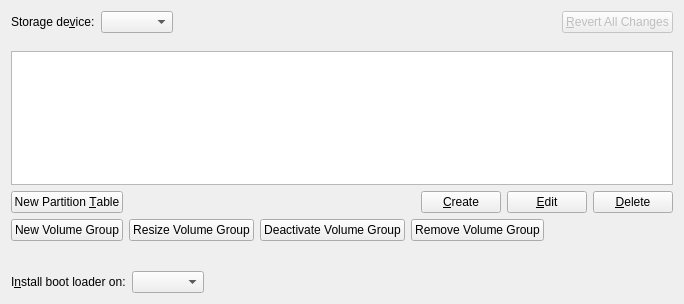
<?xml version="1.0" encoding="UTF-8"?>
<ui version="4.0">
 <class>PartitionPage</class>
 <widget class="QWidget" name="PartitionPage">
  <property name="geometry">
   <rect>
    <x>0</x>
    <y>0</y>
    <width>684</width>
    <height>304</height>
   </rect>
  </property>
  <property name="windowTitle">
   <string>Form</string>
  </property>
  <layout class="QVBoxLayout" name="verticalLayout">
   <item>
    <layout class="QHBoxLayout" name="horizontalLayout_2">
     <item>
      <widget class="QLabel" name="label_2">
       <property name="text">
        <string>Storage de&amp;vice:</string>
       </property>
       <property name="buddy">
        <cstring>deviceComboBox</cstring>
       </property>
      </widget>
     </item>
     <item>
      <widget class="QComboBox" name="deviceComboBox"/>
     </item>
     <item>
      <spacer name="horizontalSpacer_2">
       <property name="orientation">
        <enum>Qt::Horizontal</enum>
       </property>
       <property name="sizeHint" stdset="0">
        <size>
         <width>40</width>
         <height>20</height>
        </size>
       </property>
      </spacer>
     </item>
     <item>
      <widget class="QPushButton" name="revertButton">
       <property name="enabled">
        <bool>false</bool>
       </property>
       <property name="text">
        <string>&amp;Revert All Changes</string>
       </property>
      </widget>
     </item>
    </layout>
   </item>
   <item>
    <widget class="PartitionBarsView" name="partitionBarsView"/>
   </item>
   <item>
    <widget class="PartitionLabelsView" name="partitionLabelsView"/>
   </item>
   <item>
    <widget class="QTreeView" name="partitionTreeView">
     <property name="editTriggers">
      <set>QAbstractItemView::NoEditTriggers</set>
     </property>
     <property name="rootIsDecorated">
      <bool>false</bool>
     </property>
     <property name="allColumnsShowFocus">
      <bool>true</bool>
     </property>
     <property name="expandsOnDoubleClick">
      <bool>false</bool>
     </property>
     <attribute name="headerStretchLastSection">
      <bool>false</bool>
     </attribute>
    </widget>
   </item>
   <item>
    <layout class="QHBoxLayout" name="horizontalLayout">
     <item>
      <widget class="QPushButton" name="newPartitionTableButton">
       <property name="text">
        <string>New Partition &amp;Table</string>
       </property>
      </widget>
     </item>
     <item>
      <spacer name="horizontalSpacer">
       <property name="orientation">
        <enum>Qt::Horizontal</enum>
       </property>
       <property name="sizeHint" stdset="0">
        <size>
         <width>40</width>
         <height>20</height>
        </size>
       </property>
      </spacer>
     </item>
     <item>
      <widget class="QPushButton" name="createButton">
       <property name="text">
        <string>&amp;Create</string>
       </property>
      </widget>
     </item>
     <item>
      <widget class="QPushButton" name="editButton">
       <property name="text">
        <string>&amp;Edit</string>
       </property>
      </widget>
     </item>
     <item>
      <widget class="QPushButton" name="deleteButton">
       <property name="text">
        <string>&amp;Delete</string>
       </property>
      </widget>
     </item>
    </layout>
   </item>
   <item>
    <layout class="QHBoxLayout" name="horizontalLayout_4">
     <item>
      <widget class="QPushButton" name="newVolumeGroupButton">
       <property name="text">
        <string>New Volume Group</string>
       </property>
      </widget>
     </item>
     <item>
      <widget class="QPushButton" name="resizeVolumeGroupButton">
       <property name="text">
        <string>Resize Volume Group</string>
       </property>
      </widget>
     </item>
     <item>
      <widget class="QPushButton" name="deactivateVolumeGroupButton">
       <property name="text">
        <string>Deactivate Volume Group</string>
       </property>
      </widget>
     </item>
     <item>
      <widget class="QPushButton" name="removeVolumeGroupButton">
       <property name="text">
        <string>Remove Volume Group</string>
       </property>
      </widget>
     </item>
     <item>
      <spacer name="horizontalSpacer_4">
       <property name="orientation">
        <enum>Qt::Horizontal</enum>
       </property>
       <property name="sizeHint" stdset="0">
        <size>
         <width>40</width>
         <height>20</height>
        </size>
       </property>
      </spacer>
     </item>
    </layout>
   </item>
   <item>
    <spacer name="verticalSpacer">
     <property name="orientation">
      <enum>Qt::Vertical</enum>
     </property>
     <property name="sizeType">
      <enum>QSizePolicy::Fixed</enum>
     </property>
     <property name="sizeHint" stdset="0">
      <size>
       <width>20</width>
       <height>24</height>
      </size>
     </property>
    </spacer>
   </item>
   <item>
    <layout class="QHBoxLayout" name="horizontalLayout_3">
     <item>
      <widget class="QLabel" name="label_3">
       <property name="text">
        <string>I&amp;nstall boot loader on:</string>
       </property>
       <property name="buddy">
        <cstring>bootLoaderComboBox</cstring>
       </property>
      </widget>
     </item>
     <item>
      <widget class="QComboBox" name="bootLoaderComboBox">
       <property name="sizeAdjustPolicy">
        <enum>QComboBox::AdjustToContents</enum>
       </property>
      </widget>
     </item>
     <item>
      <spacer name="horizontalSpacer_3">
       <property name="orientation">
        <enum>Qt::Horizontal</enum>
       </property>
       <property name="sizeHint" stdset="0">
        <size>
         <width>40</width>
         <height>1</height>
        </size>
       </property>
      </spacer>
     </item>
    </layout>
   </item>
  </layout>
 </widget>
 <customwidgets>
  <customwidget>
   <class>PartitionBarsView</class>
   <extends>QFrame</extends>
   <header location="global">gui/PartitionBarsView.h</header>
   <container>1</container>
  </customwidget>
  <customwidget>
   <class>PartitionLabelsView</class>
   <extends>QFrame</extends>
   <header location="global">gui/PartitionLabelsView.h</header>
   <container>1</container>
  </customwidget>
 </customwidgets>
 <tabstops>
  <tabstop>deviceComboBox</tabstop>
  <tabstop>revertButton</tabstop>
  <tabstop>partitionTreeView</tabstop>
  <tabstop>newPartitionTableButton</tabstop>
  <tabstop>createButton</tabstop>
  <tabstop>editButton</tabstop>
  <tabstop>deleteButton</tabstop>
  <tabstop>bootLoaderComboBox</tabstop>
 </tabstops>
 <resources/>
 <connections/>
</ui>
